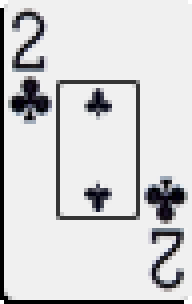
#> input picture assets/cards/pokerth/default/2c.png, 48 x 76 px (shown 4 times larger); its folder holds only this picture in this run
$ python -i ocr.py   (imports and definitions only)
#> lines starting #> are read from the running program, lines starting #| are printed output that depends on the picture; after the words box and inside, x2 and y2 are one past the last pixel; in counts of white or black regions, pixels touching at a corner belong together
#> further down, picture is the input picture: shape (76, 48, 3); mean B, G, R 211.2, 210.3, 210.3
"""Card recognition (template matching) + numeric OCR (tesseract)."""

from __future__ import annotations

from pathlib import Path

import numpy as np

from .cards import Card

_MATCH_THRESHOLD = 0.45
_MATCH_MARGIN = 0.03  # best score must beat 2nd best by this much
_SCALES = (0.85, 0.95, 1.05, 1.15, 1.25, 1.35)


_VALID_CARDS = {f"{r}{s}" for r in "23456789TJQKA" for s in "dhsc"}


class CardRecognizer:
    """Template-match a card crop against 52 known templates.

    Templates are BGR PNGs named like `As.png`, `Td.png` (rank + suit).
    Color is preserved so red (h/d) vs black (s/c) is discriminative.
    """

    # [102 lines left out: functions __init__, recognize_left_half, recognize, not called in this run]


class TextOCR:
    """Tesseract wrapper for numeric reads (pot, stacks).

    PokerTH renders chip counts as small (~12px tall) white text on dark green.
    Raw OCR fails on that. We upscale 4x, grayscale, invert (text -> dark on
    light), Otsu threshold, then run tesseract with a digit whitelist.
    """

    @staticmethod
    def read_int(img: np.ndarray) -> int:
        import cv2
        import pytesseract

        if img.size == 0:
            return 0
        # Empty area (uniform green felt, no chips/text) -> 0. Tesseract loves
        # to hallucinate digits on near-uniform inputs.
        # Empty green felt has std ~31-35; real text on felt has std ~40+.
        if float(img.std()) < 38.0:
            return 0
        big = cv2.resize(img, None, fx=4, fy=4, interpolation=cv2.INTER_CUBIC)
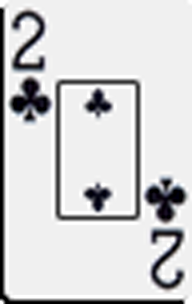
#> big: shape (304, 192, 3); mean B, G, R 211.5, 210.6, 210.6
        gray = cv2.cvtColor(big, cv2.COLOR_BGR2GRAY) if big.ndim == 3 else big
        inv = cv2.bitwise_not(gray)
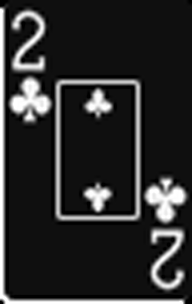
#> inv: shape (304, 192); min 0, max 255, mean 44.3
        _, thresh = cv2.threshold(inv, 0, 255, cv2.THRESH_BINARY + cv2.THRESH_OTSU)
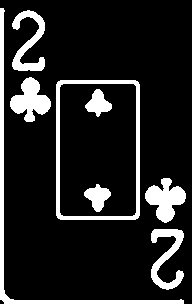
#> thresh: shape (304, 192); 14.1% white; 8 white regions, largest, box (x1, y1, x2, y2) and area: (0, 8, 184, 304) 1929, (56, 80, 140, 220) 1714, (10, 77, 51, 122) 1019
#> (the run stopped early here; a loop or call above may not have finished)

$ run again, on assets/cards/pokerth/default/4c.png
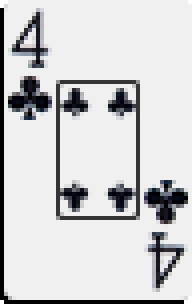
#> input picture assets/cards/pokerth/default/4c.png, 48 x 76 px (shown 4 times larger)
#> picture is the input picture: shape (76, 48, 3); mean B, G, R 208.3, 207.4, 207.2
#> in read_int, `inv = cv2.bitwise_not(gray)`:
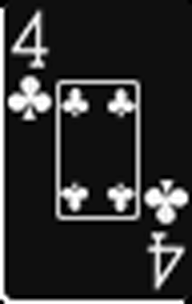
#> inv: shape (304, 192); min 0, max 255, mean 47.3
#> in read_int, `_, thresh = cv2.threshold(inv, 0, 255, cv2.THRESH_BINARY + cv2.THRESH_..`:
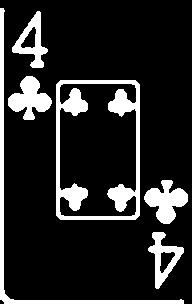
#> thresh: shape (304, 192); 15.5% white; 6 white regions, box (x1, y1, x2, y2) and area: (56, 80, 140, 220) 3497, (0, 8, 184, 304) 1929, (8, 76, 52, 120) 1054, (144, 180, 188, 224) 1054, (12, 11, 48, 68) 770, (148, 232, 184, 289) 770
